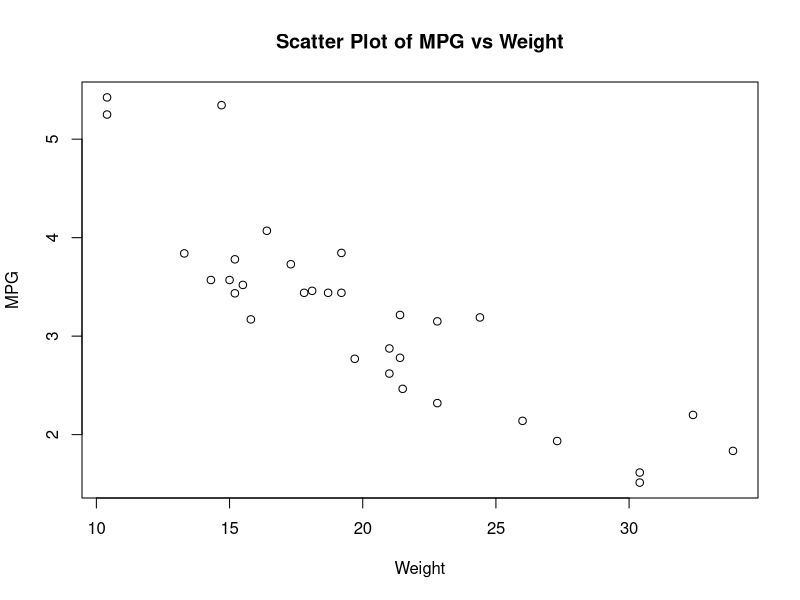

Write R code to recreate this figure.
## ---- chunk 1
# A simple R code chunk
summary(cars)
## ---- chunk 2
# Example of a scatter plot
plot(mtcars$mpg, mtcars$wt, main = "Scatter Plot of MPG vs Weight", xlab = "Weight", ylab = "MPG")
## ---- chunk 3
library(knitr)
kable(head(mtcars), caption = "Sample Table of mtcars Dataset")
## ---- chunk 4
# Cached code chunk
summary(mtcars)
